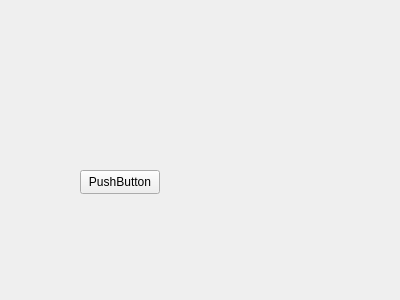
<?xml version="1.0" encoding="UTF-8"?>
<ui version="4.0">
 <class>Form</class>
 <widget class="QWidget" name="Form">
  <property name="geometry">
   <rect>
    <x>0</x>
    <y>0</y>
    <width>400</width>
    <height>300</height>
   </rect>
  </property>
  <property name="windowTitle">
   <string>Form</string>
  </property>
  <widget class="QPushButton" name="pushButton">
   <property name="geometry">
    <rect>
     <x>80</x>
     <y>170</y>
     <width>80</width>
     <height>24</height>
    </rect>
   </property>
   <property name="text">
    <string>PushButton</string>
   </property>
  </widget>
 </widget>
 <resources/>
 <connections/>
</ui>
